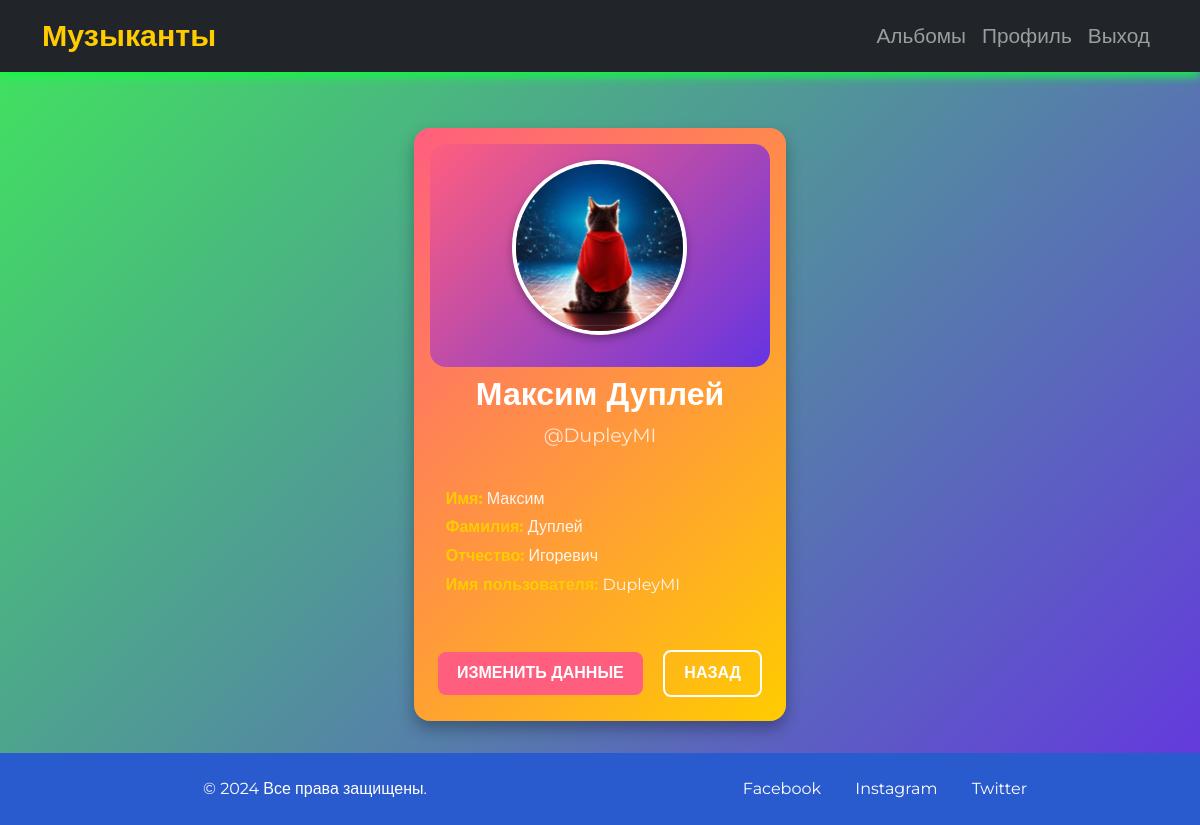
The app's page /profile (signed in) with its own data.
### app/models.py (models this page shows, shortened)
class User(db.Model, UserMixin):
    id = db.Column(db.Integer, primary_key=True)
    username = db.Column(db.String(150), unique=True, nullable=False)
    email = db.Column(db.String(150), unique=True, nullable=False)
    password_hash = db.Column(db.String(150), nullable=False)
    name = db.Column(db.String(100), nullable=True)
    surname = db.Column(db.String(100), nullable=True)
    patronymic = db.Column(db.String(100), nullable=True)
    profile_pic = db.Column(db.String(200), nullable=True, default='default.jpg')

### app/routes.py (the view)
@main.route('/profile')
@login_required
def profile():
    return render_template('profile.html', user=current_user)

### app/__init__.py (called while the page is built)
def create_app():
    app = Flask(__name__)
    app.config.from_object(Config)
    db.init_app(app)  # Инициализация SQLAlchemy с экземпляром Flask
    login_manager.init_app(app)  # Инициализация Flask-Login
    @login_manager.user_loader
    def load_user(user_id):
        return User.query.get(int(user_id))
    from .models import User, Musician  # Импорт моделей
    with app.app_context():
        db_path = os.path.join(app.config['SQLALCHEMY_DATABASE_URI'].split('///')[1])
        if not os.path.exists(db_path):
            db.create_all()
            print("База данных создана")
        else:
            print("База данных уже существует")
    from .routes import main
    app.register_blueprint(main)
    return app

### app/templates/profile.html (shortened to what this page needs)
{% extends "base.html" %}
{% block content %}
<div class="profile-card">
    <div class="profile-header">
        <img src="{{ url_for('static', filename='images/profile_pics/' + (current_user.profile_pic or 'default.jpg')) }}"
             alt="Фото профиля" class="profile-pic">
    </div>
    <h2 class="profile-name">{{ current_user.name }} {{ current_user.surname }}</h2>
    <p class="profile-username">@{{ current_user.username }}</p>
    <div class="profile-info">
        <p><strong>Имя:</strong> {{ current_user.name }}</p>
        <p><strong>Фамилия:</strong> {{ current_user.surname }}</p>
        <p><strong>Отчество:</strong> {{ current_user.patronymic }}</p>
        <p><strong>Имя пользователя:</strong> {{ current_user.username }}</p>
    </div>
    <div class="mt-4 text-center">
        <a href="{{ url_for('main.edit_profile') }}" class="btn btn-custom">Изменить данные</a>
        <a href="{{ url_for('main.home') }}" class="btn btn-outline-light">Назад</a>
    </div>
</div>
{% endblock %}

### app/templates/base.html (style rules this page uses)
body { font-family: 'Montserrat', sans-serif; background: linear-gradient(135deg, #40e65c, #6534e2); color: #fff; display: flex; flex-direction: column; min-height: 100vh; }
.btn-custom { background: linear-gradient(135deg, #ff5e7f, #ffcc00); border: none; border-radius: 0.5rem; transition: background 0.3s ease; color: #fff; }

### app/templates/profile.html (style rules this page uses)
.profile-card { max-width: 500px; background: linear-gradient(135deg, #ff5e7f, #ffcc00); color: #fff; border-radius: 1rem; overflow: hidden; box-shadow: 0 8px 16px rgba(0, 0, 0, 0.3); transition: transform 0.3s ease; margin: 2rem auto; padding: 1rem; text-align: center; }
.profile-header { background: linear-gradient(135deg, #ff5e7f, #6534e2); padding: 1rem; border-radius: 1rem 1rem 1rem 1rem; }
.profile-pic { width: 175px; height: 175px; border-radius: 50%; border: 4px solid #fff; box-shadow: 0 4px 8px rgba(0, 0, 0, 0.3); margin-bottom: 1rem; object-fit: cover; }
.profile-name { font-size: 2rem; font-weight: bold; margin: 0.5rem 0; }
.profile-username { font-size: 1.2rem; color: rgba(255, 255, 255, 0.8); margin-bottom: 1rem; }
.profile-info { text-align: left; padding: 1rem; }
.profile-info p { font-size: 1rem; color: rgba(255, 255, 255, 0.9); margin: 0.3rem 0; }
.profile-info p strong { color: #ffcc00; }
.btn-custom, .btn-outline-light { border-radius: 0.5rem; padding: 0.6rem 1.2rem; margin: 0.5rem; transition: background 0.3s ease, color 0.3s ease; font-weight: bold; font-size: 1rem; text-transform: uppercase; }
.btn-custom { background: #ff5e7f; border: none; color: #fff; }
.btn-outline-light { color: #fff; border: 2px solid #fff; background: transparent; }

### records on screen
User: profile_pic (placeholder picture), name "Максим", surname "Дуплей", username "DupleyMI", patronymic "Игоревич"
